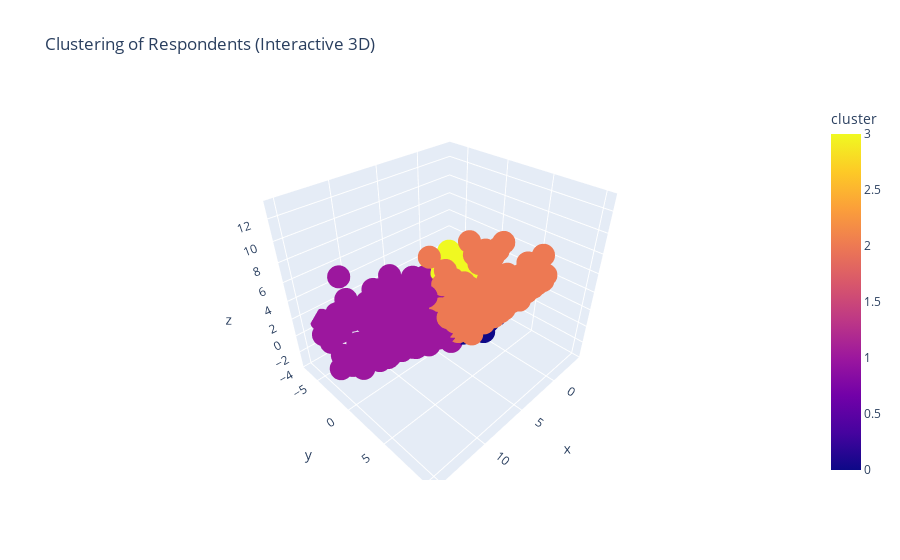

Source (notebook cell):
### Code cell
import pandas as pd
from sklearn.cluster import KMeans
# from sklearn.preprocessing import MinMaxScaler
from sklearn.preprocessing import StandardScaler
from sklearn.decomposition import PCA
import plotly.express as px

# Assuming 'df' is your DataFrame
df_usage = df_usage.fillna(0)  # Fill NaN values with 0

data = df_usage.iloc[:, 3:]  # Extracting only the columns with answers

# Standardize the data
scaler = StandardScaler()
# scaler = MinMaxScaler()
data_standardized = scaler.fit_transform(data)

# Choose the number of clusters (you may need to adjust this based on your data)
num_clusters = 4

# Apply k-means clustering
kmeans = KMeans(n_clusters=num_clusters, random_state=42, n_init=10)
df_usage['cluster'] = kmeans.fit_predict(data_standardized)

# Visualize the clusters using PCA (for 3D visualization)
pca = PCA(n_components=3)
data_pca = pca.fit_transform(data_standardized)

# Create an interactive 3D scatter plot using Plotly Express
fig = px.scatter_3d(
    df_usage,
    x=data_pca[:, 0],
    y=data_pca[:, 1],
    z=data_pca[:, 2],
    color='cluster',
    labels={'color': 'Cluster'},
    title='Clustering of Respondents (Interactive 3D)',
)

fig.show()

### Figure 1 — Plotly figure (JSON) as saved in the notebook; plotly's stock layout.template omitted (floating-point values rounded to 4 significant figures; data arrays with more than 128 entries replaced by an {"elided": "..."} marker saying what was removed)
{"data": [{"hovertemplate": "x=%{x}<br>y=%{y}<br>z=%{z}<br>cluster=%{marker.color}<extra></extra>", "legendgroup": "", "marker": {"color": {"elided": "5000 int values"}, "coloraxis": "coloraxis", "symbol": "circle"}, "mode": "markers", "name": "", "scene": "scene", "showlegend": false, "type": "scatter3d", "x": {"elided": "5000 float values"}, "y": {"elided": "5000 float values"}, "z": {"elided": "5000 float values"}}], "layout": {"coloraxis": {"colorbar": {"title": {"text": "cluster"}}, "colorscale": [[0, "#0d0887"], [0.1111, "#46039f"], [0.2222, "#7201a8"], [0.3333, "#9c179e"], [0.4444, "#bd3786"], [0.5556, "#d8576b"], [0.6667, "#ed7953"], [0.7778, "#fb9f3a"], [0.8889, "#fdca26"], [1, "#f0f921"]]}, "legend": {"tracegroupgap": 0}, "scene": {"domain": {"x": [0, 1], "y": [0, 1]}, "xaxis": {"title": {"text": "x"}}, "yaxis": {"title": {"text": "y"}}, "zaxis": {"title": {"text": "z"}}}, "title": {"text": "Clustering of Respondents (Interactive 3D)"}}}
